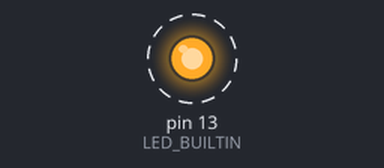
The sketch below on a simulated Arduino Uno, built with avr-gcc and run on an emulated ATmega328P. On the bench: output pins drawn as LEDs (lit = HIGH). Dashed ring = blinking.

Above: at 0.5 s.
Timing chart, 0 to 4.6 s (numbered marks = the images above):
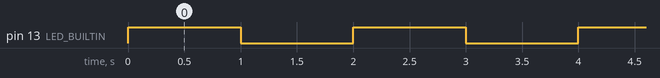

Measured:
- by itself, pin 13 (LED_BUILTIN): alternates HIGH for 1.0 s and LOW for 1.0 s

The sketch:

_Arduino__.ino
```cpp
void setup() {
  // put your setup code here, to run once:
  pinMode(LED_BUILTIN,OUTPUT);
}

void loop() {
  // put your main code here, to run repeatedly:
  int onTime=1000;
  int offTime=1000;
  digitalWrite(LED_BUILTIN,HIGH);
  delay(onTime);
  digitalWrite(LED_BUILTIN,LOW);
  delay(offTime);
}
```
